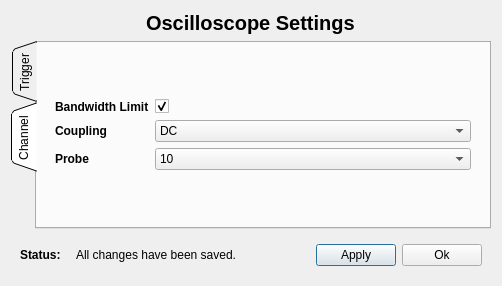
<?xml version="1.0" encoding="UTF-8"?>
<ui version="4.0">
 <class>OscSettings</class>
 <widget class="QDialog" name="OscSettings">
  <property name="geometry">
   <rect>
    <x>0</x>
    <y>0</y>
    <width>502</width>
    <height>286</height>
   </rect>
  </property>
  <property name="windowTitle">
   <string>Dialog</string>
  </property>
  <layout class="QVBoxLayout" name="verticalLayout">
   <item alignment="Qt::AlignHCenter">
    <widget class="QLabel" name="label">
     <property name="sizePolicy">
      <sizepolicy hsizetype="Fixed" vsizetype="Fixed">
       <horstretch>0</horstretch>
       <verstretch>0</verstretch>
      </sizepolicy>
     </property>
     <property name="font">
      <font>
       <pointsize>15</pointsize>
       <weight>75</weight>
       <bold>true</bold>
      </font>
     </property>
     <property name="text">
      <string>Oscilloscope Settings</string>
     </property>
    </widget>
   </item>
   <item>
    <widget class="QTabWidget" name="tabWidget">
     <property name="tabPosition">
      <enum>QTabWidget::West</enum>
     </property>
     <property name="tabShape">
      <enum>QTabWidget::Triangular</enum>
     </property>
     <property name="currentIndex">
      <number>1</number>
     </property>
     <property name="elideMode">
      <enum>Qt::ElideMiddle</enum>
     </property>
     <widget class="QWidget" name="tab">
      <attribute name="title">
       <string>Trigger</string>
      </attribute>
      <layout class="QVBoxLayout" name="verticalLayout_2">
       <item alignment="Qt::AlignVCenter">
        <widget class="QWidget" name="formWidget_3" native="true">
         <layout class="QFormLayout" name="formLayout_5">
          <item row="0" column="0">
           <widget class="QLabel" name="label_13">
            <property name="font">
             <font>
              <weight>75</weight>
              <bold>true</bold>
             </font>
            </property>
            <property name="text">
             <string>Trigger Source</string>
            </property>
           </widget>
          </item>
          <item row="0" column="1">
           <widget class="QComboBox" name="trigger_source">
            <property name="minimumSize">
             <size>
              <width>200</width>
              <height>0</height>
             </size>
            </property>
            <item>
             <property name="text">
              <string>Channel 1</string>
             </property>
            </item>
            <item>
             <property name="text">
              <string>Channel 2</string>
             </property>
            </item>
            <item>
             <property name="text">
              <string>Channel 3</string>
             </property>
            </item>
            <item>
             <property name="text">
              <string>Channel 4</string>
             </property>
            </item>
            <item>
             <property name="text">
              <string>Channel 5</string>
             </property>
            </item>
            <item>
             <property name="text">
              <string>Channel 6</string>
             </property>
            </item>
            <item>
             <property name="text">
              <string>External</string>
             </property>
            </item>
            <item>
             <property name="text">
              <string>Line</string>
             </property>
            </item>
           </widget>
          </item>
          <item row="1" column="0">
           <widget class="QLabel" name="label_14">
            <property name="font">
             <font>
              <weight>75</weight>
              <bold>true</bold>
             </font>
            </property>
            <property name="text">
             <string>Trigger Slope</string>
            </property>
           </widget>
          </item>
          <item row="2" column="0">
           <widget class="QLabel" name="label_15">
            <property name="font">
             <font>
              <weight>75</weight>
              <bold>true</bold>
             </font>
            </property>
            <property name="text">
             <string>Trigger Sweep</string>
            </property>
           </widget>
          </item>
          <item row="2" column="1">
           <widget class="QComboBox" name="trigger_sweep">
            <property name="minimumSize">
             <size>
              <width>200</width>
              <height>0</height>
             </size>
            </property>
            <item>
             <property name="text">
              <string>Auto</string>
             </property>
            </item>
            <item>
             <property name="text">
              <string>Normal</string>
             </property>
            </item>
           </widget>
          </item>
          <item row="4" column="0">
           <widget class="QLabel" name="label_16">
            <property name="font">
             <font>
              <weight>75</weight>
              <bold>true</bold>
             </font>
            </property>
            <property name="text">
             <string>Trigger Level</string>
            </property>
           </widget>
          </item>
          <item row="5" column="0">
           <widget class="QCheckBox" name="trigger_n_reject">
            <property name="text">
             <string>NReject</string>
            </property>
            <property name="checked">
             <bool>true</bool>
            </property>
           </widget>
          </item>
          <item row="5" column="1">
           <widget class="QCheckBox" name="trigger_hf_reject">
            <property name="text">
             <string>HFReject</string>
            </property>
            <property name="checked">
             <bool>true</bool>
            </property>
           </widget>
          </item>
          <item row="4" column="1">
           <layout class="QVBoxLayout" name="verticalLayout_4">
            <item>
             <widget class="QDoubleSpinBox" name="trigger_level">
              <property name="minimumSize">
               <size>
                <width>200</width>
                <height>0</height>
               </size>
              </property>
              <property name="alignment">
               <set>Qt::AlignCenter</set>
              </property>
              <property name="buttonSymbols">
               <enum>QAbstractSpinBox::NoButtons</enum>
              </property>
              <property name="decimals">
               <number>3</number>
              </property>
              <property name="minimum">
               <double>-10.000000000000000</double>
              </property>
              <property name="maximum">
               <double>10.000000000000000</double>
              </property>
             </widget>
            </item>
           </layout>
          </item>
          <item row="1" column="1">
           <widget class="QComboBox" name="trigger_slope">
            <property name="minimumSize">
             <size>
              <width>200</width>
              <height>0</height>
             </size>
            </property>
            <item>
             <property name="text">
              <string>Positive</string>
             </property>
            </item>
            <item>
             <property name="text">
              <string>Negative</string>
             </property>
            </item>
            <item>
             <property name="text">
              <string>Either</string>
             </property>
            </item>
            <item>
             <property name="text">
              <string>Alternate</string>
             </property>
            </item>
           </widget>
          </item>
         </layout>
        </widget>
       </item>
      </layout>
     </widget>
     <widget class="QWidget" name="tab_2">
      <attribute name="title">
       <string>Channel</string>
      </attribute>
      <layout class="QVBoxLayout" name="verticalLayout_5">
       <item alignment="Qt::AlignVCenter">
        <widget class="QWidget" name="formWidget_2" native="true">
         <property name="sizePolicy">
          <sizepolicy hsizetype="Minimum" vsizetype="Preferred">
           <horstretch>0</horstretch>
           <verstretch>0</verstretch>
          </sizepolicy>
         </property>
         <layout class="QFormLayout" name="formLayout_4">
          <item row="0" column="0">
           <widget class="QLabel" name="label_10">
            <property name="font">
             <font>
              <weight>75</weight>
              <bold>true</bold>
             </font>
            </property>
            <property name="text">
             <string>Bandwidth Limit</string>
            </property>
           </widget>
          </item>
          <item row="0" column="1">
           <widget class="QCheckBox" name="bw">
            <property name="sizePolicy">
             <sizepolicy hsizetype="Fixed" vsizetype="Fixed">
              <horstretch>0</horstretch>
              <verstretch>0</verstretch>
             </sizepolicy>
            </property>
            <property name="layoutDirection">
             <enum>Qt::RightToLeft</enum>
            </property>
            <property name="text">
             <string/>
            </property>
            <property name="checked">
             <bool>true</bool>
            </property>
            <property name="tristate">
             <bool>false</bool>
            </property>
           </widget>
          </item>
          <item row="1" column="0">
           <widget class="QLabel" name="label_11">
            <property name="font">
             <font>
              <weight>75</weight>
              <bold>true</bold>
             </font>
            </property>
            <property name="text">
             <string>Coupling</string>
            </property>
           </widget>
          </item>
          <item row="1" column="1">
           <widget class="QComboBox" name="coupling">
            <property name="sizePolicy">
             <sizepolicy hsizetype="Minimum" vsizetype="Fixed">
              <horstretch>0</horstretch>
              <verstretch>0</verstretch>
             </sizepolicy>
            </property>
            <property name="minimumSize">
             <size>
              <width>200</width>
              <height>0</height>
             </size>
            </property>
            <item>
             <property name="text">
              <string>DC</string>
             </property>
            </item>
            <item>
             <property name="text">
              <string>AC</string>
             </property>
            </item>
           </widget>
          </item>
          <item row="2" column="0">
           <widget class="QLabel" name="label_12">
            <property name="font">
             <font>
              <weight>75</weight>
              <bold>true</bold>
             </font>
            </property>
            <property name="text">
             <string>Probe</string>
            </property>
           </widget>
          </item>
          <item row="2" column="1">
           <widget class="QComboBox" name="probe">
            <property name="sizePolicy">
             <sizepolicy hsizetype="Minimum" vsizetype="Fixed">
              <horstretch>0</horstretch>
              <verstretch>0</verstretch>
             </sizepolicy>
            </property>
            <property name="minimumSize">
             <size>
              <width>200</width>
              <height>0</height>
             </size>
            </property>
            <item>
             <property name="text">
              <string>10</string>
             </property>
            </item>
            <item>
             <property name="text">
              <string>1</string>
             </property>
            </item>
           </widget>
          </item>
         </layout>
        </widget>
       </item>
      </layout>
     </widget>
    </widget>
   </item>
   <item>
    <layout class="QHBoxLayout" name="horizontalLayout_3">
     <item alignment="Qt::AlignLeft">
      <widget class="QWidget" name="horizontalWidget" native="true">
       <property name="sizePolicy">
        <sizepolicy hsizetype="Fixed" vsizetype="Preferred">
         <horstretch>0</horstretch>
         <verstretch>0</verstretch>
        </sizepolicy>
       </property>
       <layout class="QHBoxLayout" name="horizontalLayout_2">
        <item>
         <widget class="QLabel" name="code">
          <property name="minimumSize">
           <size>
            <width>50</width>
            <height>0</height>
           </size>
          </property>
          <property name="font">
           <font>
            <weight>75</weight>
            <bold>true</bold>
           </font>
          </property>
          <property name="text">
           <string>Status:</string>
          </property>
         </widget>
        </item>
        <item>
         <widget class="QLabel" name="status">
          <property name="sizePolicy">
           <sizepolicy hsizetype="Fixed" vsizetype="Preferred">
            <horstretch>0</horstretch>
            <verstretch>0</verstretch>
           </sizepolicy>
          </property>
          <property name="text">
           <string>All changes have been saved.</string>
          </property>
         </widget>
        </item>
       </layout>
      </widget>
     </item>
     <item alignment="Qt::AlignRight">
      <widget class="QWidget" name="horizontalWidget" native="true">
       <property name="sizePolicy">
        <sizepolicy hsizetype="Fixed" vsizetype="Preferred">
         <horstretch>0</horstretch>
         <verstretch>0</verstretch>
        </sizepolicy>
       </property>
       <layout class="QHBoxLayout" name="horizontalLayout">
        <item>
         <widget class="QPushButton" name="apply">
          <property name="sizePolicy">
           <sizepolicy hsizetype="Fixed" vsizetype="Fixed">
            <horstretch>0</horstretch>
            <verstretch>0</verstretch>
           </sizepolicy>
          </property>
          <property name="text">
           <string>Apply</string>
          </property>
         </widget>
        </item>
        <item alignment="Qt::AlignRight">
         <widget class="QPushButton" name="ok">
          <property name="sizePolicy">
           <sizepolicy hsizetype="Fixed" vsizetype="Fixed">
            <horstretch>0</horstretch>
            <verstretch>0</verstretch>
           </sizepolicy>
          </property>
          <property name="text">
           <string>Ok</string>
          </property>
         </widget>
        </item>
       </layout>
      </widget>
     </item>
    </layout>
   </item>
  </layout>
 </widget>
 <resources/>
 <connections/>
</ui>
